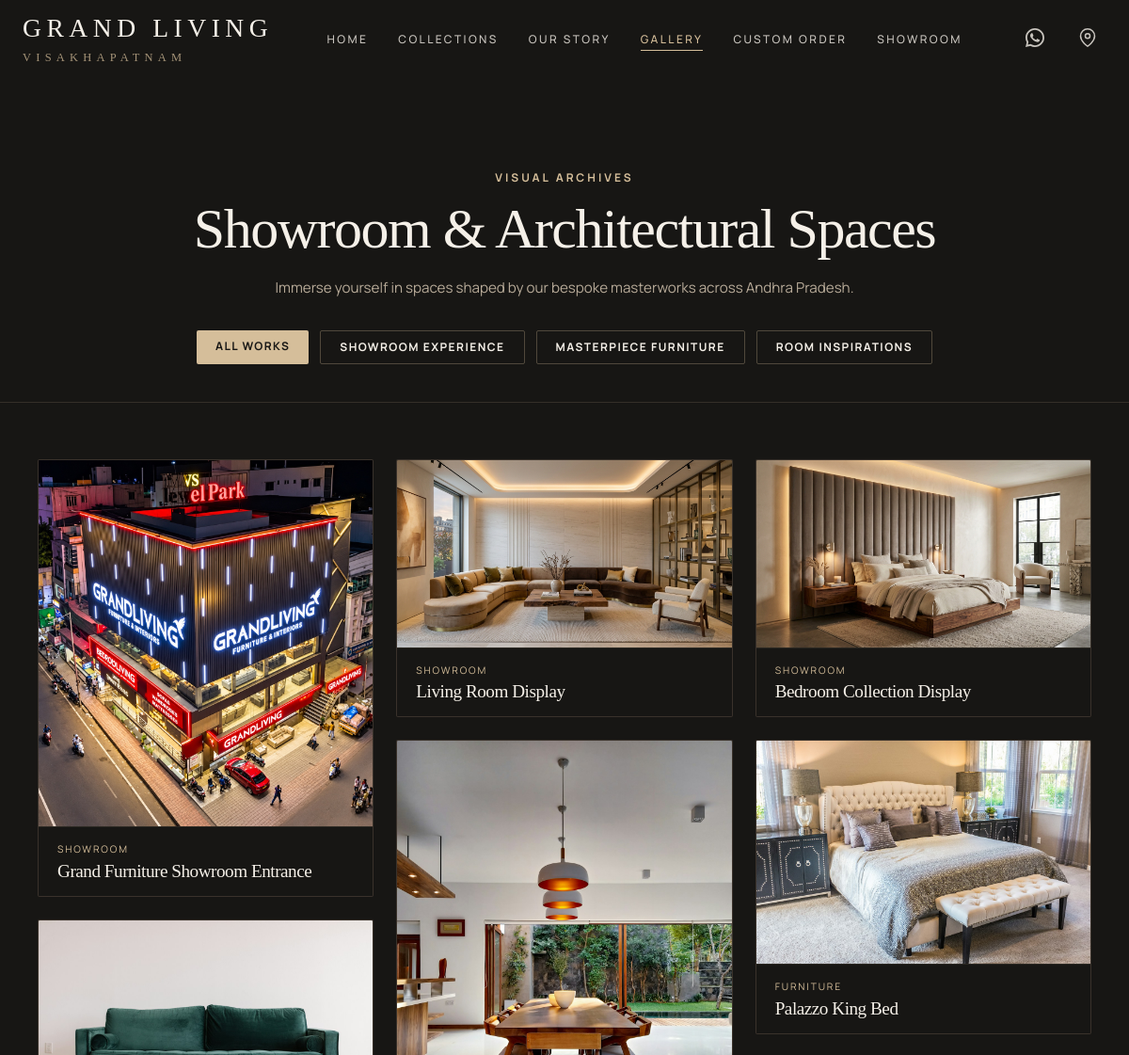
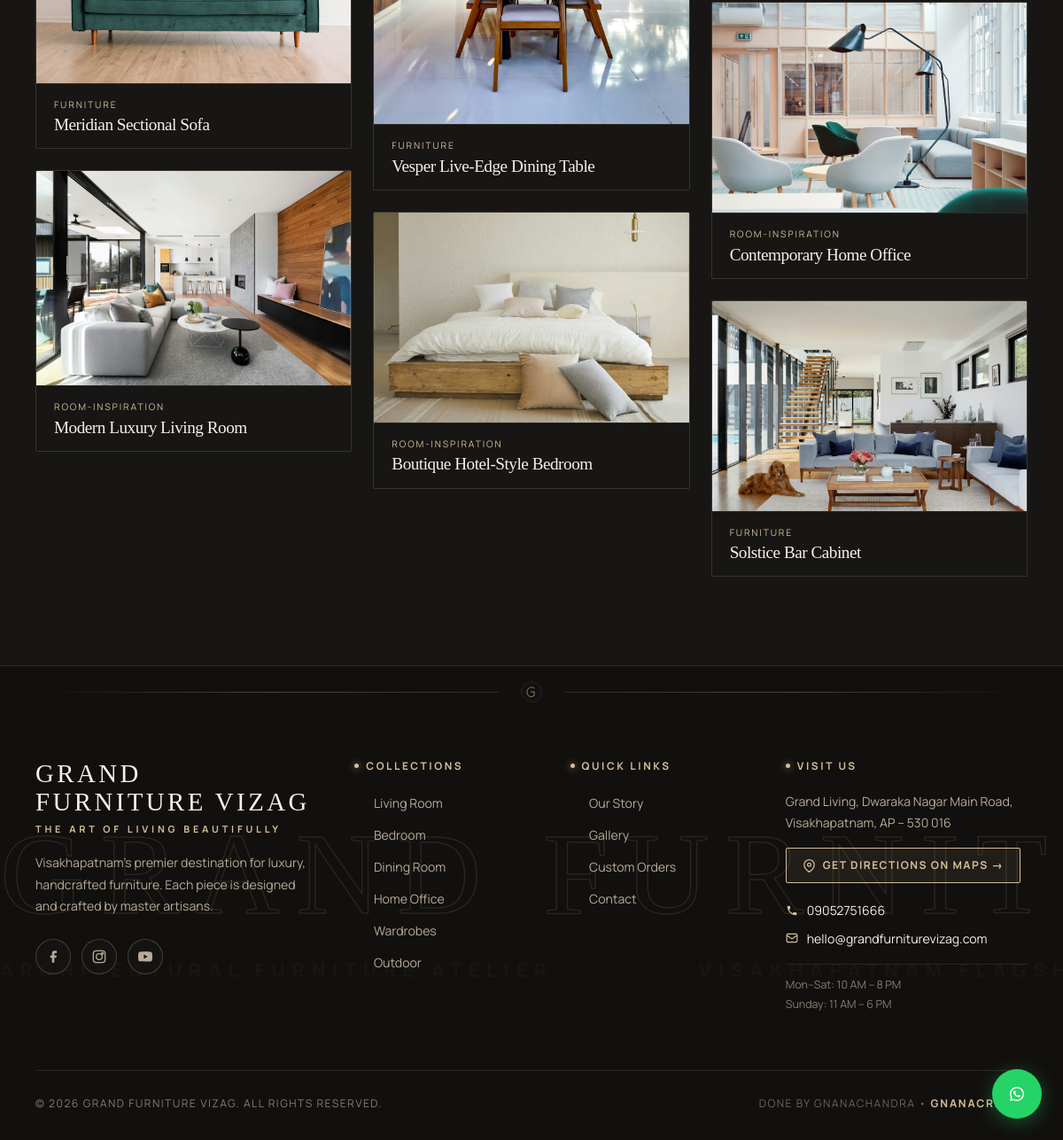
/gallery.php, run on the app's committed database (2 pictures, top to bottom).
### tables this page shows
CREATE TABLE `gallery` (
    `id`         INT UNSIGNED NOT NULL AUTO_INCREMENT,
    `title`      VARCHAR(200) DEFAULT NULL,
    `image_path` VARCHAR(255) NOT NULL,
    `category`   ENUM('showroom','furniture','room-inspiration') NOT NULL DEFAULT 'furniture',
    `alt_text`   VARCHAR(200) DEFAULT NULL,
    `is_active`  TINYINT(1) NOT NULL DEFAULT 1,
    `sort_order` SMALLINT UNSIGNED NOT NULL DEFAULT 0,
    `created_at` DATETIME NOT NULL DEFAULT CURRENT_TIMESTAMP,
    PRIMARY KEY (`id`),
    KEY `idx_gallery_category` (`category`),
    KEY `idx_gallery_active`   (`is_active`),
    KEY `idx_gallery_sort`     (`sort_order`)
);

### includes/functions.php (called while the page is built, shortened)
<?php
function getActiveGallery(?string $category, PDO $pdo): array
{
    if ($category) {
        $stmt = $pdo->prepare(
            'SELECT id, title, image_path, category, alt_text
             FROM gallery
             WHERE is_active = 1 AND category = ?
             ORDER BY sort_order ASC, created_at DESC'
        );
        $stmt->execute([$category]);
    } else {
        $stmt = $pdo->query(
            'SELECT id, title, image_path, category, alt_text
             FROM gallery
             WHERE is_active = 1
             ORDER BY sort_order ASC, created_at DESC'
        );
    }
    return $stmt->fetchAll();
}

### gallery.php (the view, shortened to what this page needs)
<?php
require_once 'includes/functions.php';
$categoryFilter = isset($_GET['category']) ? sanitize($_GET['category']) : '';
$gallery = getActiveGallery(!empty($categoryFilter) ? $categoryFilter : null, $pdo);
include 'includes/header.php';
?>
<div style="padding-top:120px;background:#171614;min-height:100vh;color:#F5F0E8;">
  <header style="padding:60px 0 40px;text-align:center;border-bottom:1px solid rgba(213,190,154,0.15);">
    <div class="container">
      <span style="font-family:'Manrope',sans-serif;font-size:0.75rem;font-weight:700;letter-spacing:0.25em;text-transform:uppercase;color:#D5BE9A;display:block;margin-bottom:12px;">Visual Archives</span>
      <h1 style="font-family:'Cormorant Garamond',serif;font-size:clamp(2.5rem, 5vw, 4rem);font-weight:300;color:#F5F0E8;margin-bottom:16px;">
        Showroom &amp; Architectural Spaces
      </h1>
      <p style="font-family:'Manrope',sans-serif;font-size:0.95rem;color:#B7AA98;max-width:640px;margin:0 auto;line-height:1.8;">
        Immerse yourself in spaces shaped by our bespoke masterworks across Andhra Pradesh.
      </p>
      <div style="display:flex;justify-content:center;gap:12px;margin-top:32px;flex-wrap:wrap;">
        <a href="/gallery.php" style="padding:8px 20px;border-radius:2px;font-size:0.75rem;font-weight:700;letter-spacing:0.12em;text-transform:uppercase;text-decoration:none;
           <?= empty($categoryFilter) ? 'background:#D5BE9A;color:#171614;' : 'border:1px solid rgba(213,190,154,0.3);color:#F5F0E8;' ?>">All Works</a>
        <a href="/gallery.php?category=showroom" style="padding:8px 20px;border-radius:2px;font-size:0.75rem;font-weight:700;letter-spacing:0.12em;text-transform:uppercase;text-decoration:none;
           <?= $categoryFilter === 'showroom' ? 'background:#D5BE9A;color:#171614;' : 'border:1px solid rgba(213,190,154,0.3);color:#F5F0E8;' ?>">Showroom Experience</a>
        <a href="/gallery.php?category=furniture" style="padding:8px 20px;border-radius:2px;font-size:0.75rem;font-weight:700;letter-spacing:0.12em;text-transform:uppercase;text-decoration:none;
           <?= $categoryFilter === 'furniture' ? 'background:#D5BE9A;color:#171614;' : 'border:1px solid rgba(213,190,154,0.3);color:#F5F0E8;' ?>">Masterpiece Furniture</a>
        <a href="/gallery.php?category=room-inspiration" style="padding:8px 20px;border-radius:2px;font-size:0.75rem;font-weight:700;letter-spacing:0.12em;text-transform:uppercase;text-decoration:none;
           <?= $categoryFilter === 'room-inspiration' ? 'background:#D5BE9A;color:#171614;' : 'border:1px solid rgba(213,190,154,0.3);color:#F5F0E8;' ?>">Room Inspirations</a>
      </div>
    </div>
  </header>
  <section style="padding:60px 0 100px;">
    <div class="container">
      <div style="columns: 3 300px; column-gap: 24px;">
        <?php foreach ($gallery as $g): ?>
          <figure style="margin-bottom:24px;break-inside:avoid;position:relative;overflow:hidden;border:1px solid rgba(213,190,154,0.15);border-radius:2px;background:#1E1A17;">
            <?php if (!empty($g['image_path']) && file_exists(__DIR__ . $g['image_path'])): ?>
              <img src="<?= htmlspecialchars($g['image_path']) ?>" alt="<?= htmlspecialchars($g['alt_text'] ?: $g['title']) ?>" style="width:100%;display:block;transition:transform 0.5s ease;">
            <?php endif; ?>
            <figcaption style="padding:16px 20px;background:rgba(23,22,20,0.9);border-top:1px solid rgba(213,190,154,0.1);">
              <span style="font-size:0.65rem;letter-spacing:0.18em;text-transform:uppercase;color:#D5BE9A;display:block;margin-bottom:4px;"><?= htmlspecialchars($g['category']) ?></span>
              <h3 style="font-family:'Cormorant Garamond',serif;font-size:1.2rem;color:#F5F0E8;font-weight:400;"><?= htmlspecialchars($g['title']) ?></h3>
            </figcaption>
          </figure>
        <?php endforeach; ?>
      </div>
    </div>
  </section>
</div>
<?php include 'includes/footer.php'; ?>

### data on the page
gallery: image_path (picture), category "SHOWROOM", title "Grand Furniture Showroom Entrance"
gallery: image_path (picture), category "FURNITURE", title "Meridian Sectional Sofa"
gallery: image_path (picture), category "ROOM-INSPIRATION", title "Modern Luxury Living Room"
gallery: image_path (picture), category "SHOWROOM", title "Living Room Display"
gallery: image_path (picture), category "FURNITURE", title "Vesper Live-Edge Dining Table"
gallery: image_path (picture), category "ROOM-INSPIRATION", title "Boutique Hotel-Style Bedroom"
gallery: image_path (picture), category "SHOWROOM", title "Bedroom Collection Display"
gallery: image_path (picture), category "FURNITURE", title "Palazzo King Bed"
gallery: image_path (picture), category "ROOM-INSPIRATION", title "Contemporary Home Office"
gallery: image_path (picture), category "FURNITURE", title "Solstice Bar Cabinet"
